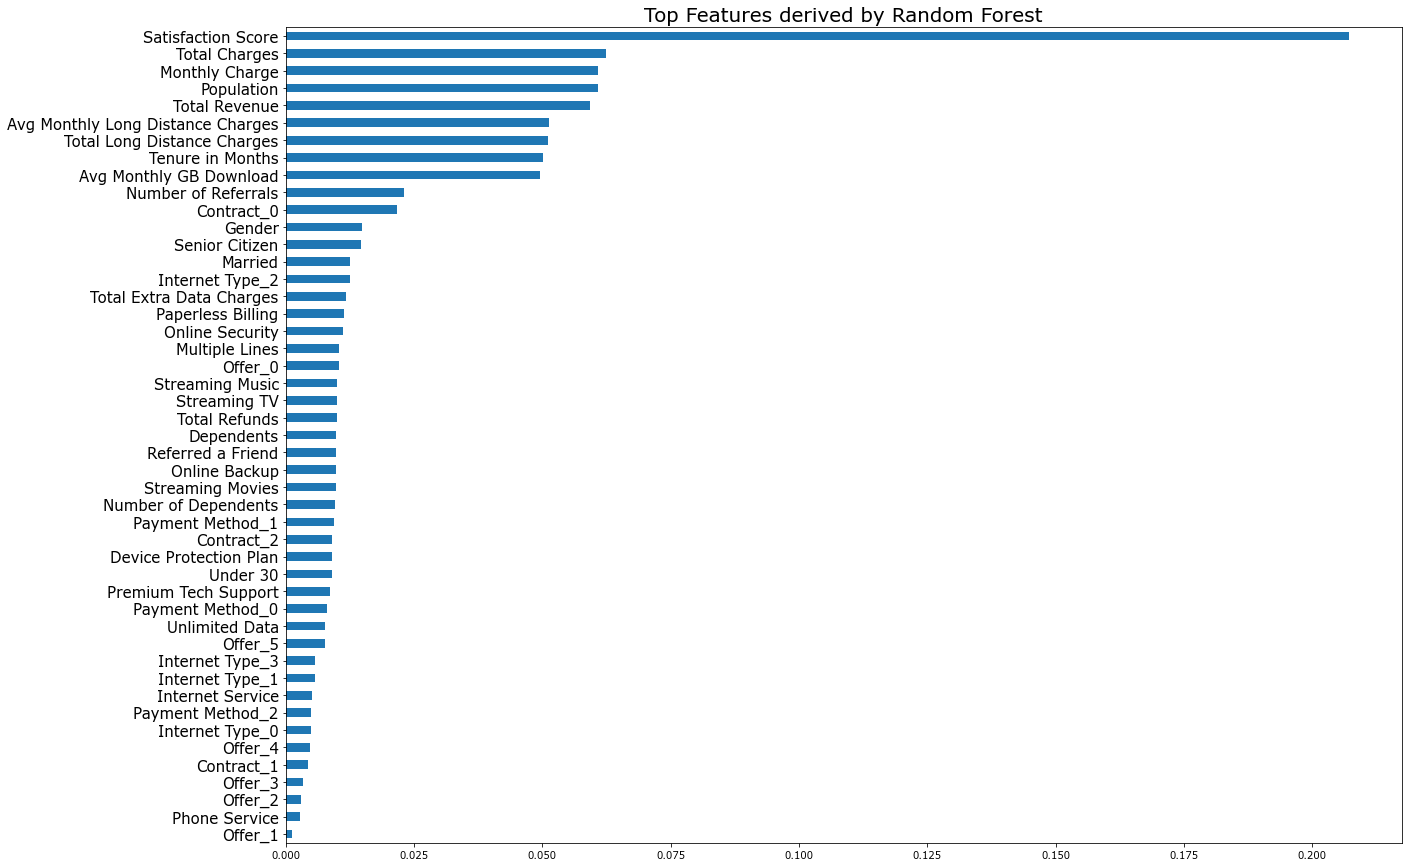

The script that drew this image:
import numpy as np
import pandas as pd
import warnings
import matplotlib.pyplot as plt
warnings.filterwarnings('ignore')
from imblearn.over_sampling import SMOTE
from sklearn.ensemble import RandomForestClassifier
from sklearn.model_selection import train_test_split

from sklearn.linear_model import LassoCV
from sklearn.preprocessing import StandardScaler
from sklearn.feature_selection import RFE

from sklearn.metrics import f1_score

train_dataX = pd.read_csv('x_in.csv')
train_dataX = train_dataX.drop(labels='Customer ID',axis=1)
train_dataY = pd.read_csv('y_in.csv')
train_dataY = train_dataY.drop(labels='Customer ID',axis=1)
test_dataX = pd.read_csv('x_out.csv')
test_dataX = test_dataX.drop(labels='Customer ID',axis=1)

std = StandardScaler()
std.fit(train_dataX.values)
X_scaled = std.transform(train_dataX.values)

x_res , y_res = SMOTE().fit_resample(train_dataX, train_dataY)
alphavec = 10**np.linspace(-3,3,200) 
lasso_model = LassoCV(alphas = alphavec, cv=5)
rfc = RandomForestClassifier(n_estimators=2000,min_samples_leaf = 21,n_jobs=-1,oob_score=(True),random_state=(16))
model = rfc.fit(x_res,y_res)
(pd.Series(model.feature_importances_, index=train_dataX.columns)
   .nlargest(47)  
   .plot(kind='barh', figsize=[20,15])
    .invert_yaxis())
plt.yticks(size=15)
plt.title('Top Features derived by Random Forest', size=20)

model =RFE(lasso_model, n_features_to_select=17)
X_new = model.fit_transform(x_res,y_res)
testx = model.transform(test_dataX)

x_train , x_test ,y_train,y_test = train_test_split(X_new,y_res,test_size=0.3,random_state=23)
rfc = RandomForestClassifier(n_estimators = 8888,min_samples_split = 14,min_samples_leaf = 51,n_jobs=-1,oob_score=(True))
rfc.fit(x_train,y_train)
y_pred = rfc.predict(x_test)
testy = rfc.predict(testx)

print(rfc.score(x_train,y_train))
print(rfc.score(x_test,y_test))

print('f1 score ',f1_score(y_test, y_pred,average= 'macro'))

y = pd.DataFrame(testy,columns =['Churn Category'])
#y.to_csv('sss8888.csv')
print(y.groupby('Churn Category').size())
#0.34406 in public
#0.33458 in private
